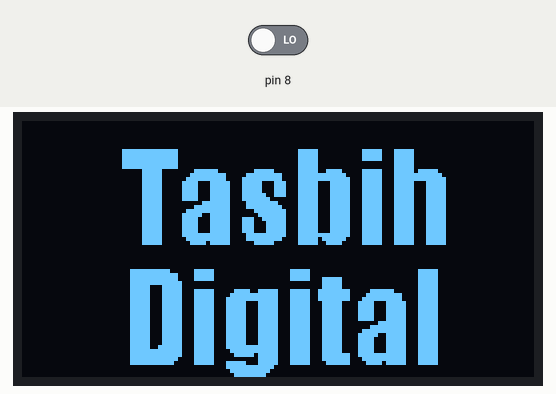
Simulated run of this program. Board: Raspberry Pi (header pin numbers). Shown: 128×64 one-colour display. The test bench sets the inputs (shaded band); at power-on: pin 8 LOW. Text uses the font file from the repository; what the program prints to the terminal is not drawn.

Above: at 1.3 s.
1.4 s: pin 8 driven HIGH
At 2.4 s:
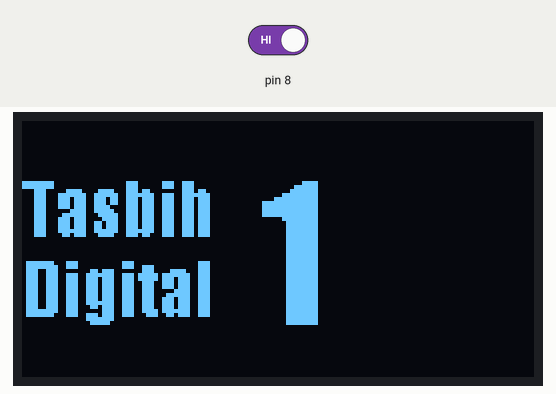
At 3.0 s:
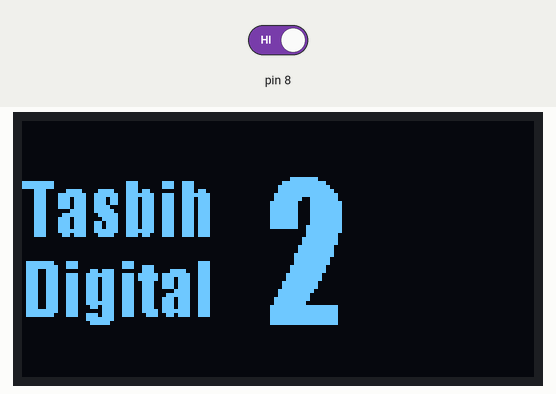
Timing chart, 0 to 4.5 s (numbered marks = the images above; inputs shaded):
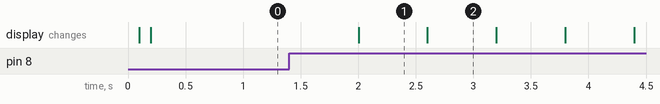

Measured:
- after the input at 1.4 s, the display: changes after 0.60 s (image 1)
- what the display in image 1 shows lasts 0.6 s, from 2.0 s to 2.6 s

The program:

4_oledtouch.py
```python
import RPi.GPIO as GPIO
from time import sleep
from luma.core.interface.serial import i2c, spi
from luma.core.render import canvas
from luma.oled.device import ssd1306, ssd1309, ssd1325, ssd1331, sh1106
from PIL import ImageFont, ImageDraw

GPIO.setwarnings(False)
GPIO.setmode(GPIO.BOARD)
GPIO.setup(8, GPIO.IN)

serial = i2c(port=1, address=0x3C)
# device = ssd1306(serial)
device = sh1106(serial, rotate=2)

x = 0
with canvas(device) as draw:
    font = ImageFont.truetype('./impact.ttf',30)
    font = ImageFont.truetype('./impact.ttf',30)
    draw.text((25, 0), "Tasbih", fill="white", font=font)
    draw.text((25, 30), "Digital", fill="white", font=font)

while True:
    if GPIO.input(8) == GPIO.HIGH:
        x += 1
        print(f"Sensor was touched {x} times")
        with canvas(device) as draw:
            font1 = ImageFont.truetype('./impact.ttf',18)
            font2 = ImageFont.truetype('./impact.ttf',45)
            draw.text((0, 10), "Tasbih", fill="white", font=font1)
            draw.text((0, 30), "Digital", fill="white", font=font1)
            draw.text((60, 5), str(x), fill="white", font=font2)
            sleep(.5)
```
